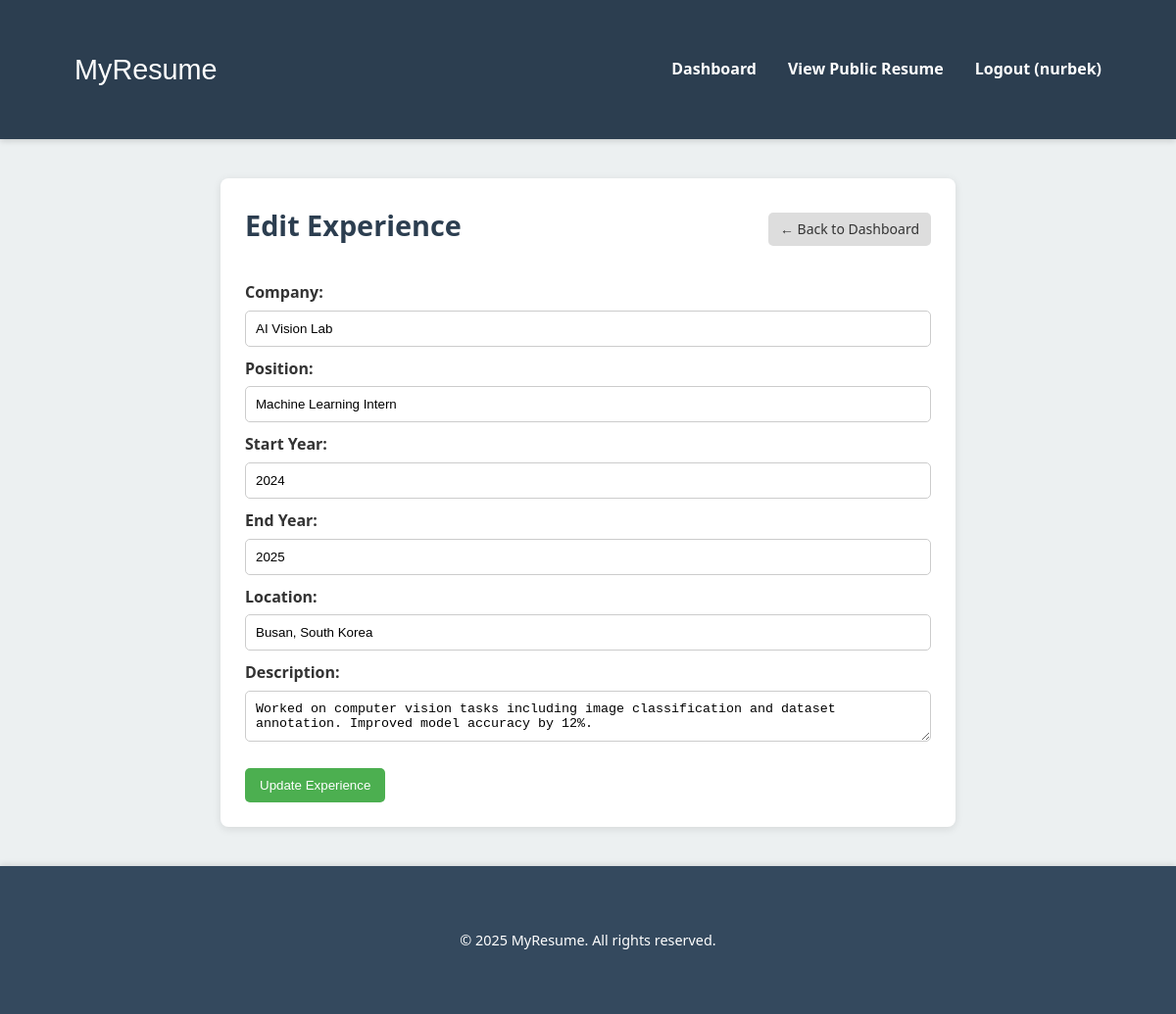
Screenshot of /admin/edit_experience.php?id=4 (signed in) with the database file from the repository.
### tables this page shows
CREATE TABLE `experience` (
  `id` int(11) NOT NULL,
  `company` varchar(255) NOT NULL,
  `position` varchar(255) NOT NULL,
  `start_year` int(11) NOT NULL,
  `end_year` int(11) DEFAULT NULL,
  `location` varchar(100) DEFAULT NULL,
  `description` text DEFAULT NULL
);

### includes/functions.php (called while the page is built, shortened)
<?php
function sanitize_input($input) {
    return htmlspecialchars(trim($input), ENT_QUOTES, 'UTF-8');
}

### admin/edit_experience.php (the view, shortened to what this page needs)
<?php
require_once '../includes/db_connect.php';
require_once '../includes/functions.php';
$id = intval($_GET['id']);
$stmt = $pdo->prepare("SELECT * FROM experience WHERE id=?");
$stmt->execute([$id]);
$exp = $stmt->fetch();
include '../includes/header.php';
?>
<div class="page-container">
    <div class="page-header">
        <h2>Edit Experience</h2>
        <a class="btn-back" href="dashboard.php">← Back to Dashboard</a>
    </div>
    <form method="POST" class="form-box">
        <label>Company:</label>
        <input type="text" name="company" value="<?= sanitize_input($exp['company']) ?>" required>
        <label>Position:</label>
        <input type="text" name="position" value="<?= sanitize_input($exp['position']) ?>" required>
        <label>Start Year:</label>
        <input type="number" name="start_year" value="<?= sanitize_input($exp['start_year']) ?>" required>
        <label>End Year:</label>
        <input type="number" name="end_year" value="<?= sanitize_input($exp['end_year']) ?>">
        <label>Location:</label>
        <input type="text" name="location" value="<?= sanitize_input($exp['location']) ?>">
        <label>Description:</label>
        <textarea name="description"><?= sanitize_input($exp['description']) ?></textarea>
        <button type="submit" class="btn-primary">Update Experience</button>
    </form>
</div>
<?php include '../includes/footer.php'; ?>

### css/style.css (style rules this page uses)
:root { --primary-color: #2c3e50; --secondary-color: #3498db; --accent-color: #e67e22; --light-color: #ecf0f1; --dark-color: #34495e; --text-color: #333; --heading-color: #2c3e50; --font-base: "Segoe UI", Tahoma, Geneva, Verdana, sans-serif; --font-heading: "Arial Black", Arial, sans-serif; --spacing: 1rem; --border-radius: 6px; --max-width: 1100px; --header-padding-x: 1rem; --header-shadow: 0 2px 6px rgba(0, 0, 0, 0.15); --space-lg: 2rem; }
html { scroll-behavior: smooth; }
* { margin: 0; padding: 0; box-sizing: border-box; }
body { font-family: var(--font-base); color: var(--text-color); background-color: var(--light-color); line-height: 1.6; }
a { color: var(--secondary-color); text-decoration: none; }
h1, h2, h3, h4 { color: var(--heading-color); margin-bottom: 0.5rem; }
h2 { font-size: 1.8rem; }
.page-container { max-width: 750px; margin: 40px auto; background: #fff; padding: 25px; border-radius: 8px; box-shadow: 0 2px 8px rgba(0, 0, 0, 0.1); }
.page-header { display: flex; justify-content: space-between; align-items: center; margin-bottom: 25px; }
.btn-back { background: #ddd; padding: 6px 12px; border-radius: 5px; text-decoration: none; color: #333; font-size: 14px; }
.form-box label { font-weight: bold; margin-top: 10px; display: block; }
.form-box input, .form-box textarea { width: 100%; padding: 10px; margin-top: 5px; border: 1px solid #ccc; border-radius: 5px; }
.btn-primary { margin-top: 20px; padding: 10px 15px; background: #4caf50; color: #fff; border: none; border-radius: 5px; cursor: pointer; }

### rows the page displays
experience: company "AI Vision Lab", position "Machine Learning Intern", start_year "2024", end_year "2025", location "Busan, South Korea", description "Worked on computer vision tasks including image classification and dataset annotation. Improved model accuracy by 12%."

### other values shown
$_SESSION['username'] "nurbek"
